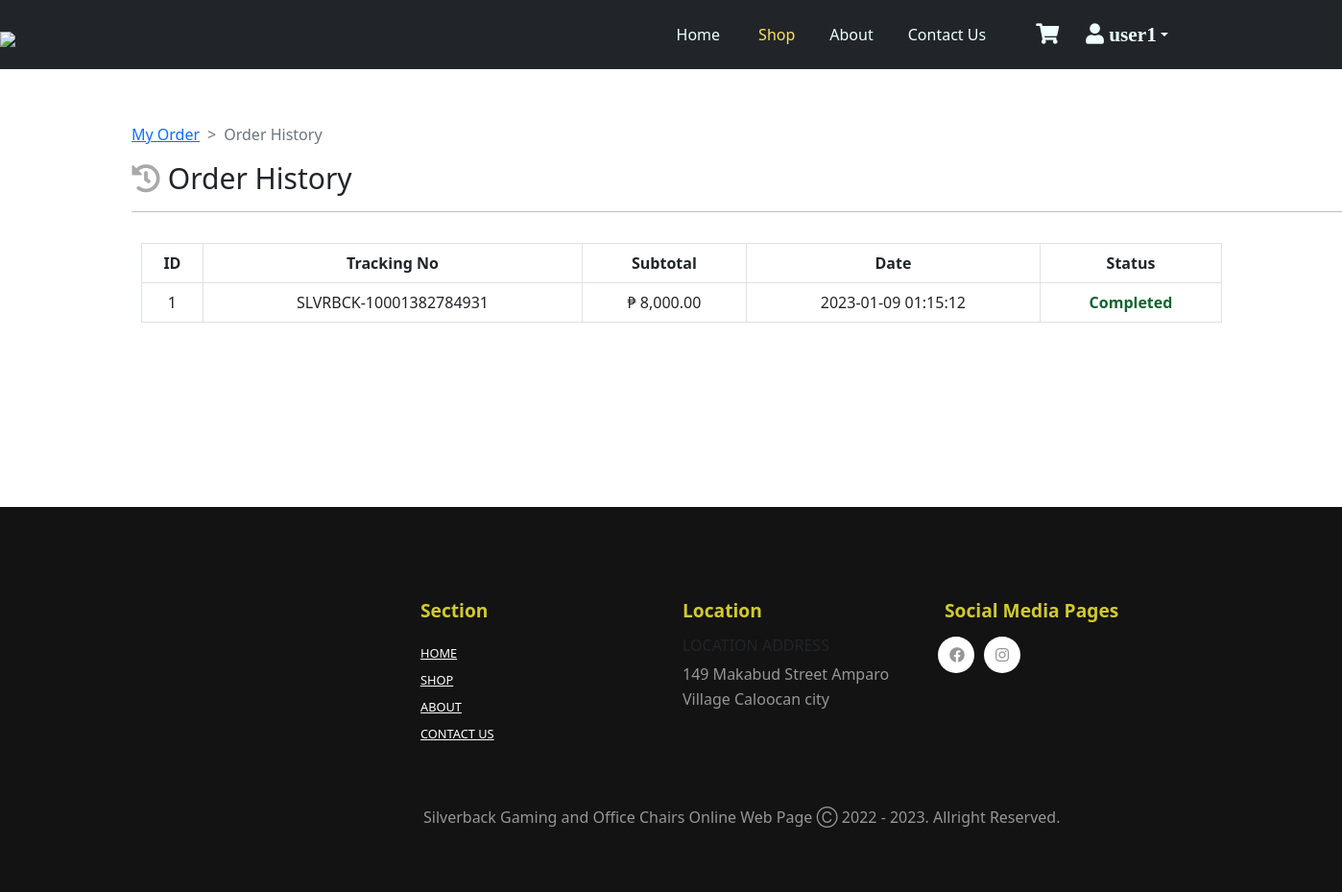
The page /orders/orderhist.php (signed in) on the database its author committed.
### tables this page shows
CREATE TABLE `orders` (
  `order_id` int(11) NOT NULL,
  `tracking_no` varchar(100) NOT NULL,
  `user_id` int(100) NOT NULL,
  `total_price` decimal(7,2) NOT NULL,
  `payment_mode` varchar(100) NOT NULL,
  `payment_id` varchar(100) DEFAULT NULL,
  `order_status` tinyint(4) NOT NULL DEFAULT 0,
  `order_status1` tinyint(4) NOT NULL DEFAULT 0,
  `comments` varchar(200) DEFAULT NULL,
  `order_date` timestamp NOT NULL DEFAULT current_timestamp()
);

### functions/userfunctions.php (called while the page is built, shortened)
<?php
function getOrderStatus($user_id){
    global $conn;
    $query = "SELECT o.*, u.*,u.fname,u.lname,u.user_id FROM orders o INNER JOIN users AS u ON o.user_id = u.user_id WHERE order_status = '2' AND o.user_id = $user_id";
    return $query_run = mysqli_query($conn, $query);
}

### orders/orderhist.php (the view, shortened to what this page needs)
<?php
include('../connection/connect.php');
include('../functions/userfunctions.php');
?>
<!DOCTYPE html>
<html lang="en">
<head>
  <link href="https://cdn.jsdelivr.net/npm/bootstrap@5.0.2/dist/css/bootstrap.min.css" rel="stylesheet">
  <link rel="stylesheet" href="https://cdnjs.cloudflare.com/ajax/libs/font-awesome/5.15.0/css/all.min.css" />
  <link rel="stylesheet" href="//cdn.jsdelivr.net/npm/alertifyjs@1.13.1/build/css/alertify.min.css" />
  <link rel="stylesheet" href="//cdn.jsdelivr.net/npm/alertifyjs@1.13.1/build/css/themes/bootstrap.min.css" />
  <link rel="stylesheet" type="text/css" href="myorder.css" />
</head>
<body>
  <nav class="navbar navbar-expand-lg navbar-dark bg-dark py-md-3 fixed-top">
    <div class="container">
      <img src="../logos/alogo.png" style="position:absolute; height:auto; left:0px; width:150px;margin-top: 9px;">
      <div class="collapse navbar-collapse" id="navbarSupportedContent">
        <ul class="navbar-nav ms-auto">
          <li class="nav-item ms-auto me-md-4 pe-0">
            <a class="nav-link" aria-current="page" href="../index.php">Home</a>
          </li>
          <li class="nav-item ms-auto me-md-3 pe-1">
            <a class="nav-link active" href="../category/category.php">Shop</a>
          </li>
          <li class="nav-item ms-auto me-md-3 pe-1">
            <a class="nav-link" href="../about/about.php">About</a>
          </li>
          <li class="nav-item ms-auto me-md-3 pe-1">
            <a class="nav-link" href="#contact">Contact Us</a>
          </li>
          <?php
          if (isset($_SESSION['auth_user']['user_id'])) {
          ?>
            <li>
              <a class="nav-link ms-auto ps-4 pe-1" href="../cart/mycart.php"><i class="fas fa-shopping-cart fa-lg"></i>
              </a>
            </li>
            <ul class="navbar-nav ms-auto me-md-3 ps-3 pe-3">
              <li class="nav-item dropdown">
                <a class="nav-link dropdown-toggle" href="#" id="navbarDarkDropdownMenuLink" role="button" data-bs-toggle="dropdown" aria-expanded="false"><i class="fas fa-user fa-lg"> <?= $_SESSION['auth_user']['username'] ?> </i></a>
              </li>
            </ul>
          <?php
          }
          ?>
      </div>
    </div>
  </nav>
  <section id="cart" class="table section-p1">
    <div class="container">
      <div class="row">
        <div class="col-md-12">
          <nav style="--bs-breadcrumb-divider: '>';" aria-label="breadcrumb">
            <ol class="breadcrumb">
              <li class="breadcrumb-item"><a href="./myorder.php">My Order</a></li>
              <li class="breadcrumb-item active" aria-current="page">Order History</li>
            </ol>
          </nav>
          <div class="shopping-cart">
            <h6 style="font-size:30px; margin-right:55vh"><i class="fas fa-history" style="color:darkgray"></i> Order History</h6>
            <hr style="width:160vh">
          </div>
        </div>
        <div class="container " style="padding-left: 30px;">
          <div class="row">
            <table class="table table-bordered text-center">
              <thead>
                <tr>
                  <th>ID</th>
                  <th>Tracking No</th>
                  <th>Subtotal</th>
                  <th>Date</th>
                  <th>Status</th>
                </tr>
              </thead>
              <tbody>
                <?php
                $user_id = $_SESSION['auth_user']['user_id'];
                $order = getOrderStatus($user_id);
                $q = getNotIn();
                while ($res = mysqli_fetch_array($order)) {
                  if ($user_id == $res['user_id']) {
                ?>
                    <tr>
                      <td><?php echo $res['order_id']; ?></td>
                      <td><?php echo $res['tracking_no']; ?></td>
                      <td>₱ <?php echo number_format($res['total_price'], 2); ?></td>
                      <td><?php echo $res['order_date']; ?></td>
                      <td>
                        <?php
                        if ($res['order_status'] == 0) {
                          echo "<span class='fw-bold'><font color='#FF8300'>Pending</font></span>";
                        } else if ($res['order_status'] == 1) {
                          echo "<span class='fw-bold'><font color='#FF8300'>On Delivery</font></span>";
                        } else if ($res['order_status'] == 2) {
                          echo "<span class='fw-bold'><font color='#116530'>Completed</font></span>";
                        }
                        ?>
                      </td>
                    </tr>
                  <?php
                  } elseif ($user_id != $res['user_id'] && $q) {
                  ?>
                    <tr>
                    </tr>
                <?php
                  }
                }
                ?>
              </tbody>
            </table>
          </div>
        </div>
      </div>
    </div>
  </section>
  <footer class="mt-5 py-5">
    <div class="row container mx-auto mt-5">
      <div class="footer-one col-lg-3 col-md-6 col-12">
      </div>
      <div class="footer-one col-lg-3 col-md-6 col-12">
        <h5 class="pb-2">Section</h5>
        <ul class="text-uppercase list-unstyled">
          <li><a href="../index.php">Home</a></li>
          <li><a href="../category/category.php">Shop</a></li>
          <li><a href="../about/about.php">About</a></li>
          <li><a href="#contact">Contact Us</a></li>
        </ul>
      </div>
      <div id="contact" class="footer-one col-lg-3 col-md-6 col-12">
        <h5 class="pb-2">Location</h5>
        <div>
          <h6 class="text-uppercase">Location Address</h6>
          <p>149 Makabud Street Amparo Village Caloocan city</p>
        </div>
      </div>
      <div class="sc footer-one col-lg-3 col-md-6 col-12">
        <h5 class="pb-2">Social Media Pages</h5>
        <div class="row">
          <a href="https://www.facebook.com/silverbackphmh" target="_blank"><i class="fab fa-facebook"></i></a><br>
          <a href="https://www.instagram.com/silverbackph/" target="_blank"><i class="fab fa-instagram"></i></a>
        </div>
      </div>
      <div class="copyright mt-5 text-nowrap">
        <div class="row container mx-auto">
          <div class="col-lg-3 col-md-6 col-12">
            <p>Silverback Gaming and Office Chairs Online Web Page Ⓒ 2022 - <?= date('Y') ?>. Allright Reserved.</p>
          </div>
        </div>
      </div>
    </div>
  </footer>
</body>
</html>

### orders/myorder.css (style rules this page uses)
:root { --silver-gray: #808080; --c-gold: #d1c930; }
* { margin:0; padding: 0; box-sizing: border-box; }
.navbar { font-size: 16px; font-weight: 500; top: 0; left: 0; }
@media (min-width:992px) { footer .copyright p { margin-left: 30vh; } }
.navbar-dark .navbar-nav .nav-link { color: azure; transition: 0.3s ease; }
.navbar-dark .navbar-nav .nav-link:hover, .navbar i:hover, .navbar-dark .navbar-nav .nav-link.active, .navbar i.active { color:#FFE15D; }
hr { width: 50vh; height: 10px; background-color: black; }
p { font-size: 15px; line-height: 1.6; }
footer { background-color: rgba(0, 0, 0, 0.925); }
footer h5 { color: #d1c930; font-weight: 700; font-size: 1.2rem; }
footer li { padding-top: 4px; }
footer li a { font-size: 0.8rem; color: white; }
footer p { color:#979696; font-size: 1rem; }
footer .sc a { color: #979696; width: 38px; height: 38px; background-color: white; display: inline-block; text-align: center; line-height: 38px; border-radius: 50%; transition: 0.3s ease; margin: 0 5px; }

### orders/orderhist.php (style rules this page uses)
.section-p1 { padding: 120px 100px; }

### rows shown on the page
orders: order_id "1", tracking_no "SLVRBCK-10001382784931", total_price "8,000.00", order_date "2023-01-09 01:15:12", order_status "Completed"

### other values the page prints
$_SESSION['auth_user']['username'] "user1"
